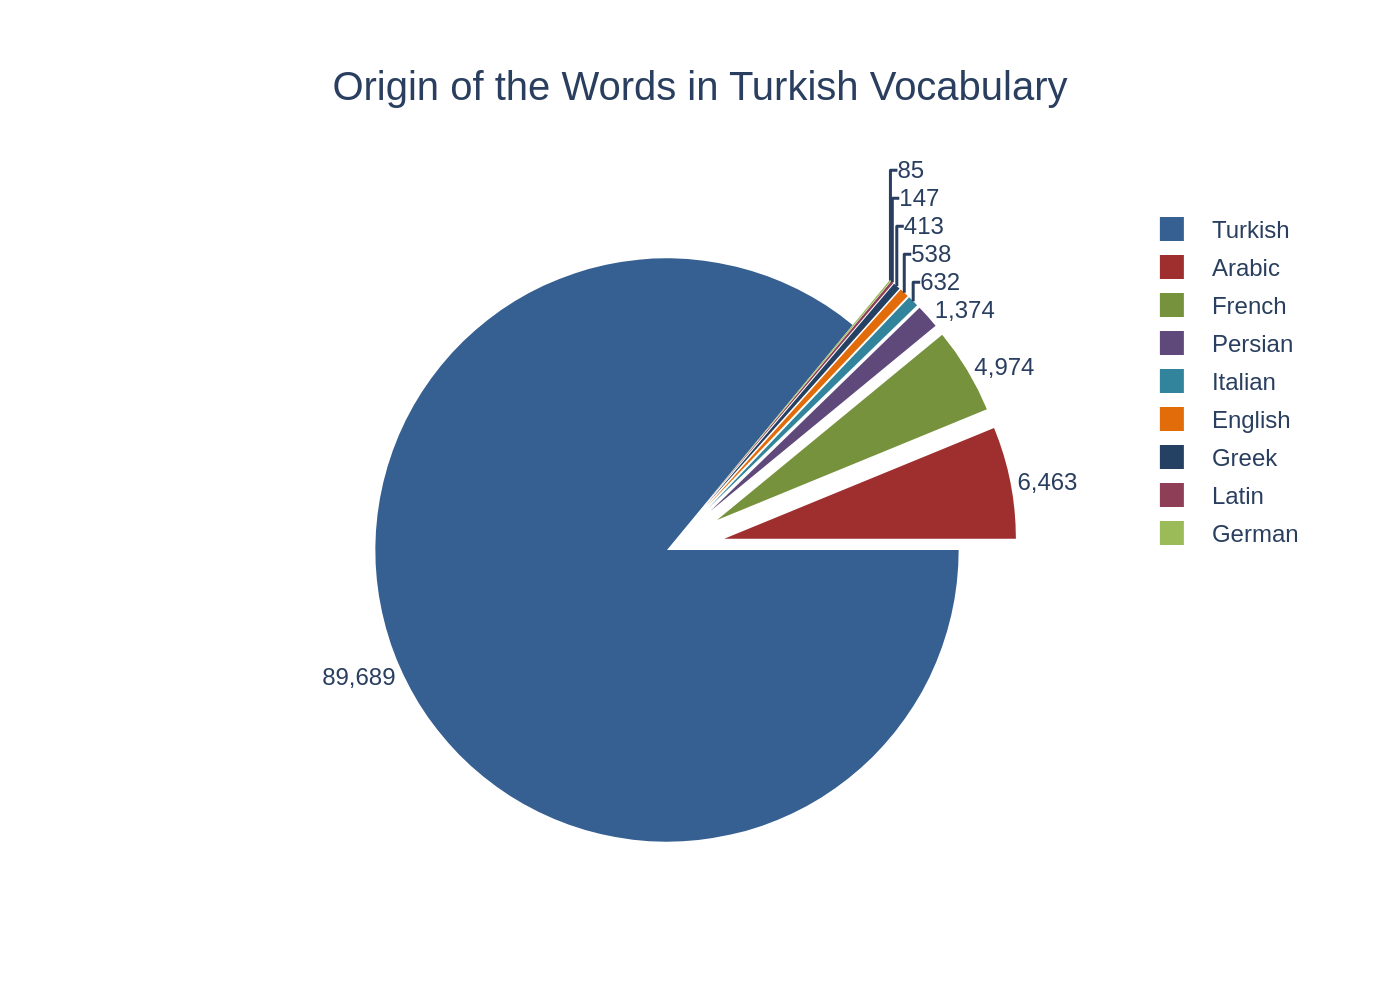

Write the Python code that produced this figure.
import sys
import json
import plotly.graph_objects as go

def main():
    if len(sys.argv) != 2:
        print("Usage: python generate_chart.py <json_file_path>")
        sys.exit(1)

    json_path = sys.argv[1]

    try:
        with open(json_path, 'r', encoding='utf-8') as f:
            chart_info = json.load(f)
    except FileNotFoundError:
        print(f"Error: JSON file not found at '{json_path}'")
        sys.exit(1)
    except json.JSONDecodeError:
        print(f"Error: Could not decode JSON from '{json_path}'")
        sys.exit(1)

    chart_data = chart_info.get('chart_data', [])
    texts = chart_info.get('texts', {})
    colors = chart_info.get('colors', [])

    labels = [d['label'] for d in chart_data]
    values = [d['value'] for d in chart_data]

    # Create an explosion effect for all slices except the first one
    pull_values = [0] + [0.2] * (len(values) - 1)

    fig = go.Figure()

    fig.add_trace(go.Pie(
        labels=labels,
        values=values,
        marker=dict(colors=colors),
        pull=pull_values,
        texttemplate='%{value:,}',
        textposition='outside',
        textfont=dict(size=12, family="Arial"),
        hoverinfo='label+percent+value',
        rotation=90,
        sort=False  # Preserve the original data order
    ))
    
    # Construct title
    title_text = texts.get('title', '')
    if texts.get('subtitle'):
        title_text += f"<br><sup>{texts['subtitle']}</sup>"

    fig.update_layout(
        title=dict(
            text=title_text,
            x=0.5,
            xanchor='center'
        ),
        font=dict(
            family="Arial",
            size=14
        ),
        showlegend=True,
        legend=dict(
            traceorder='normal',
            font=dict(family="Arial", size=12)
        ),
        margin=dict(l=50, r=50, t=100, b=50)
    )

    # The original chart has no background color
    fig.update_layout(
        plot_bgcolor='rgba(0,0,0,0)',
        paper_bgcolor='rgba(0,0,0,0)'
    )
    
    output_filename_base = json_path.rsplit('.', 1)[0]
    output_filename = f"{output_filename_base}.png"
    
    fig.write_image(output_filename, scale=2)
    print(f"Chart saved to {output_filename}")

if __name__ == "__main__":
    main()
